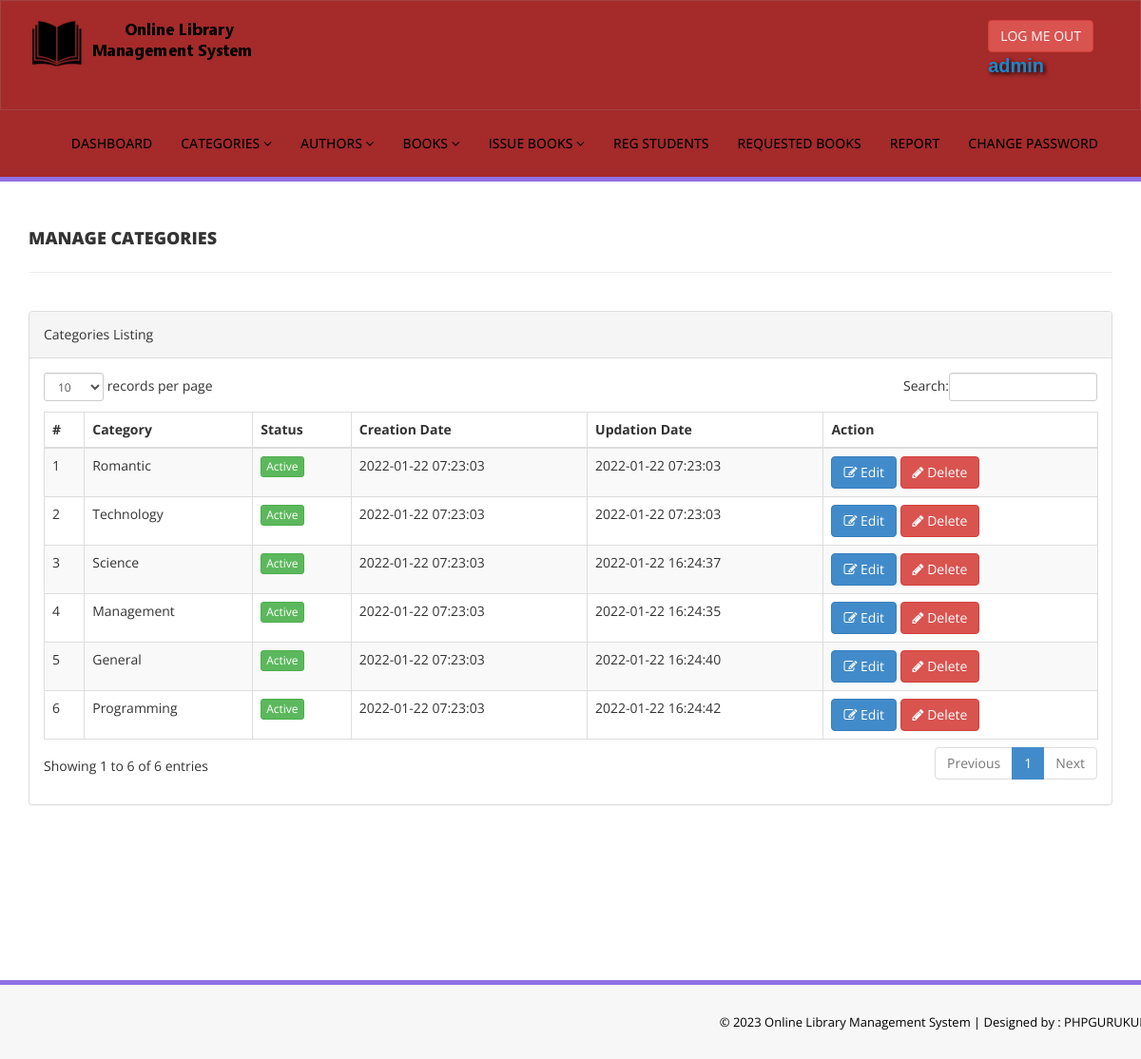
Page /library/admin/manage-categories.php (signed in) on the committed database.
### tables this page shows
CREATE TABLE `tblcategory` (
  `id` int(11) NOT NULL,
  `CategoryName` varchar(150) DEFAULT NULL,
  `Status` int(1) DEFAULT NULL,
  `CreationDate` timestamp NULL DEFAULT current_timestamp(),
  `UpdationDate` timestamp NULL DEFAULT '0000-00-00 00:00:00' ON UPDATE current_timestamp()
);

### library/admin/manage-categories.php (the view, shortened to what this page needs)
<?php
include('includes/config.php');
if(strlen($_SESSION['alogin'])==0)
    {
header('location:index.php');
}
else{
    ?>
<!DOCTYPE html>
<html xmlns="http://www.w3.org/1999/xhtml">
<head>
    <link href="assets/css/bootstrap.css" rel="stylesheet" />
    <link href="assets/css/font-awesome.css" rel="stylesheet" />
    <link href="assets/js/dataTables/dataTables.bootstrap.css" rel="stylesheet" />
    <link href="assets/css/style.css" rel="stylesheet" />
</head>
<body>
<?php include('includes/header.php');?>
    <div class="content-wrapper">
         <div class="container">
        <div class="row pad-botm">
            <div class="col-md-12">
                <h4 class="header-line">Manage Categories</h4>
    </div>
     <div class="row">
</div>
        </div>
            <div class="row">
                <div class="col-md-12">
                    <div class="panel panel-default">
                        <div class="panel-heading">
                           Categories Listing
                        </div>
                        <div class="panel-body">
                            <div class="table-responsive">
                                <table class="table table-striped table-bordered table-hover" id="dataTables-example">
                                    <thead>
                                        <tr>
                                            <th>#</th>
                                            <th>Category</th>
                                            <th>Status</th>
                                            <th>Creation Date</th>
                                            <th>Updation Date</th>
                                            <th>Action</th>
                                        </tr>
                                    </thead>
                                    <tbody>
<?php $sql = "SELECT * from  tblcategory";
$query = $dbh -> prepare($sql);
$query->execute();
$results=$query->fetchAll(PDO::FETCH_OBJ);
$cnt=1;
if($query->rowCount() > 0)
{
foreach($results as $result)
{               ?>
                                        <tr class="odd gradeX">
                                            <td class="center"><?php echo htmlentities($cnt);?></td>
                                            <td class="center"><?php echo htmlentities($result->CategoryName);?></td>
                                            <td class="center"><?php if($result->Status==1) {?>
                                            <a href="#" class="btn btn-success btn-xs">Active</a>
                                            <?php } else {?>
                                            <a href="#" class="btn btn-danger btn-xs">Inactive</a>
                                            <?php } ?></td>
                                            <td class="center"><?php echo htmlentities($result->CreationDate);?></td>
                                            <td class="center"><?php echo htmlentities($result->UpdationDate);?></td>
                                            <td class="center">
                                            <a href="edit-category.php?catid=<?php echo htmlentities($result->id);?>"><button class="btn btn-primary"><i class="fa fa-edit "></i> Edit</button>
                                          <a href="manage-categories.php?del=<?php echo htmlentities($result->id);?>" onclick="return confirm('Are you sure you want to delete?');"" >  <button class="btn btn-danger"><i class="fa fa-pencil"></i> Delete</button>
                                            </td>
                                        </tr>
 <?php $cnt=$cnt+1;}} ?>
                                    </tbody>
                                </table>
                            </div>
                        </div>
                    </div>
                </div>
            </div>
    </div>
    </div>
  <?php include('includes/footer.php');?>
</body>
</html>
<?php } ?>

### library/admin/assets/css/style.css (style rules this page uses)
.content-wrapper { margin-top: 40px; min-height:800px; padding-bottom:90px; }
.header-line { font-weight:900; padding-bottom:25px; border-bottom:1px solid #eeeeee; text-transform:uppercase; }
.pad-botm { padding-bottom:30px; }

### rows in the picture
tblcategory: CategoryName "Romantic", Status "Active", CreationDate "2022-01-22 07:23:03", UpdationDate "2022-01-22 07:23:03"
tblcategory: CategoryName "Technology", Status "Active", CreationDate "2022-01-22 07:23:03", UpdationDate "2022-01-22 07:23:03"
tblcategory: CategoryName "Science", Status "Active", CreationDate "2022-01-22 07:23:03", UpdationDate "2022-01-22 16:24:37"
tblcategory: CategoryName "Management", Status "Active", CreationDate "2022-01-22 07:23:03", UpdationDate "2022-01-22 16:24:35"
tblcategory: CategoryName "General", Status "Active", CreationDate "2022-01-22 07:23:03", UpdationDate "2022-01-22 16:24:40"
tblcategory: CategoryName "Programming", Status "Active", CreationDate "2022-01-22 07:23:03", UpdationDate "2022-01-22 16:24:42"

### other values in the picture
$_SESSION['alogin'] "admin"
